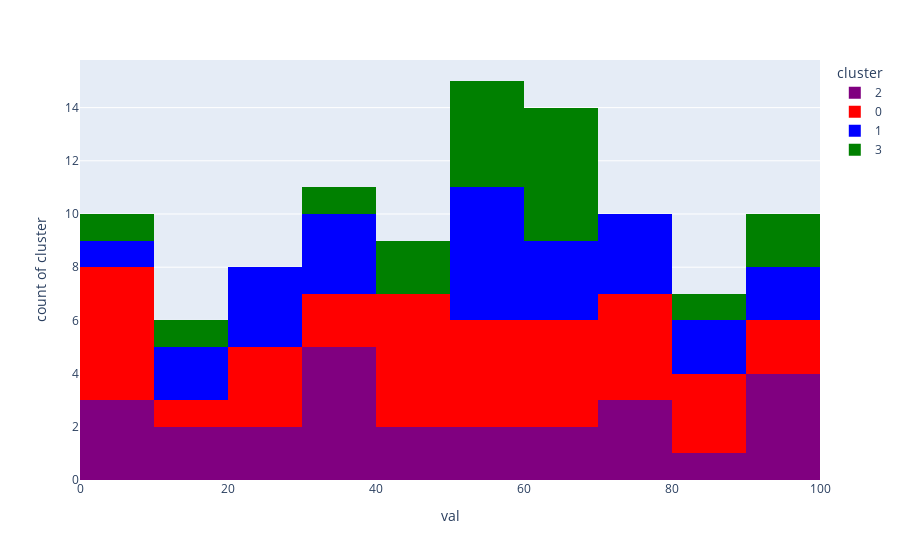

Source (notebook cell):
### Code cell
import pandas as pd 
import random
df = pd.DataFrame([[random.random()*100,random.randint(0,3)]for i in range (100)],columns = ['val','cluster'])
fig = px.histogram(df, x="val",y='cluster',
                   color = 'cluster',
                    color_discrete_map = {0:'red',1:'blue',2:'purple',3:'green'}
                  )
fig

### Figure 1 — Plotly figure (JSON) as saved in the notebook; plotly's stock layout.template omitted (floating-point values rounded to 4 significant figures)
{"data": [{"alignmentgroup": "True", "bingroup": "x", "hovertemplate": "cluster=2<br>val=%{x}<br>count of cluster=%{y}<extra></extra>", "legendgroup": "2", "marker": {"color": "purple"}, "name": "2", "offsetgroup": "2", "orientation": "v", "showlegend": true, "type": "histogram", "x": [28.34, 99.67, 76.23, 92.66, 52.24, 34.88, 93.6, 5.323, 79.97, 13.31, 24.65, 82.02, 46.49, 31.04, 19.11, 62.05, 46.34, 39.67, 97.61, 8.22, 53.17, 76.08, 33.51, 67.95, 8.642, 30.14], "xaxis": "x", "y": [2, 2, 2, 2, 2, 2, 2, 2, 2, 2, 2, 2, 2, 2, 2, 2, 2, 2, 2, 2, 2, 2, 2, 2, 2, 2], "yaxis": "y"}, {"alignmentgroup": "True", "bingroup": "x", "hovertemplate": "cluster=0<br>val=%{x}<br>count of cluster=%{y}<extra></extra>", "legendgroup": "0", "marker": {"color": "red"}, "name": "0", "offsetgroup": "0", "orientation": "v", "showlegend": true, "type": "histogram", "x": [64.99, 27.42, 2.712, 73.35, 92.37, 47.19, 1.682, 76.81, 47.79, 30.69, 23.68, 73.44, 30.97, 57.15, 53.87, 93.19, 41.31, 67.54, 40.81, 0.1832, 59.31, 69.5, 9.268, 40.71, 54.03, 27.06, 65.93, 89.38, 71.44, 19.7, 80.6, 80.64, 7.438], "xaxis": "x", "y": [0, 0, 0, 0, 0, 0, 0, 0, 0, 0, 0, 0, 0, 0, 0, 0, 0, 0, 0, 0, 0, 0, 0, 0, 0, 0, 0, 0, 0, 0, 0, 0, 0], "yaxis": "y"}, {"alignmentgroup": "True", "bingroup": "x", "hovertemplate": "cluster=1<br>val=%{x}<br>count of cluster=%{y}<extra></extra>", "legendgroup": "1", "marker": {"color": "blue"}, "name": "1", "offsetgroup": "1", "orientation": "v", "showlegend": true, "type": "histogram", "x": [31.37, 58.37, 55.99, 38.91, 16.79, 92.03, 38.59, 80.55, 79.25, 81.7, 68.0, 69.92, 12.11, 23.24, 72.34, 79.9, 2.922, 29.09, 96.54, 60.76, 58.13, 24.57, 50.16, 58.42], "xaxis": "x", "y": [1, 1, 1, 1, 1, 1, 1, 1, 1, 1, 1, 1, 1, 1, 1, 1, 1, 1, 1, 1, 1, 1, 1, 1], "yaxis": "y"}, {"alignmentgroup": "True", "bingroup": "x", "hovertemplate": "cluster=3<br>val=%{x}<br>count of cluster=%{y}<extra></extra>", "legendgroup": "3", "marker": {"color": "green"}, "name": "3", "offsetgroup": "3", "orientation": "v", "showlegend": true, "type": "histogram", "x": [88.81, 0.5542, 66.37, 46.4, 92.1, 33.08, 90.56, 63.82, 64.15, 58.57, 56.32, 42.64, 13.36, 63.71, 54.02, 65.21, 50.63], "xaxis": "x", "y": [3, 3, 3, 3, 3, 3, 3, 3, 3, 3, 3, 3, 3, 3, 3, 3, 3], "yaxis": "y"}], "layout": {"barmode": "relative", "legend": {"title": {"text": "cluster"}, "tracegroupgap": 0}, "margin": {"t": 60}, "xaxis": {"anchor": "y", "domain": [0, 1], "title": {"text": "val"}}, "yaxis": {"anchor": "x", "categoryarray": [3, 1, 0, 2], "categoryorder": "array", "domain": [0, 1], "title": {"text": "count of cluster"}}}}
